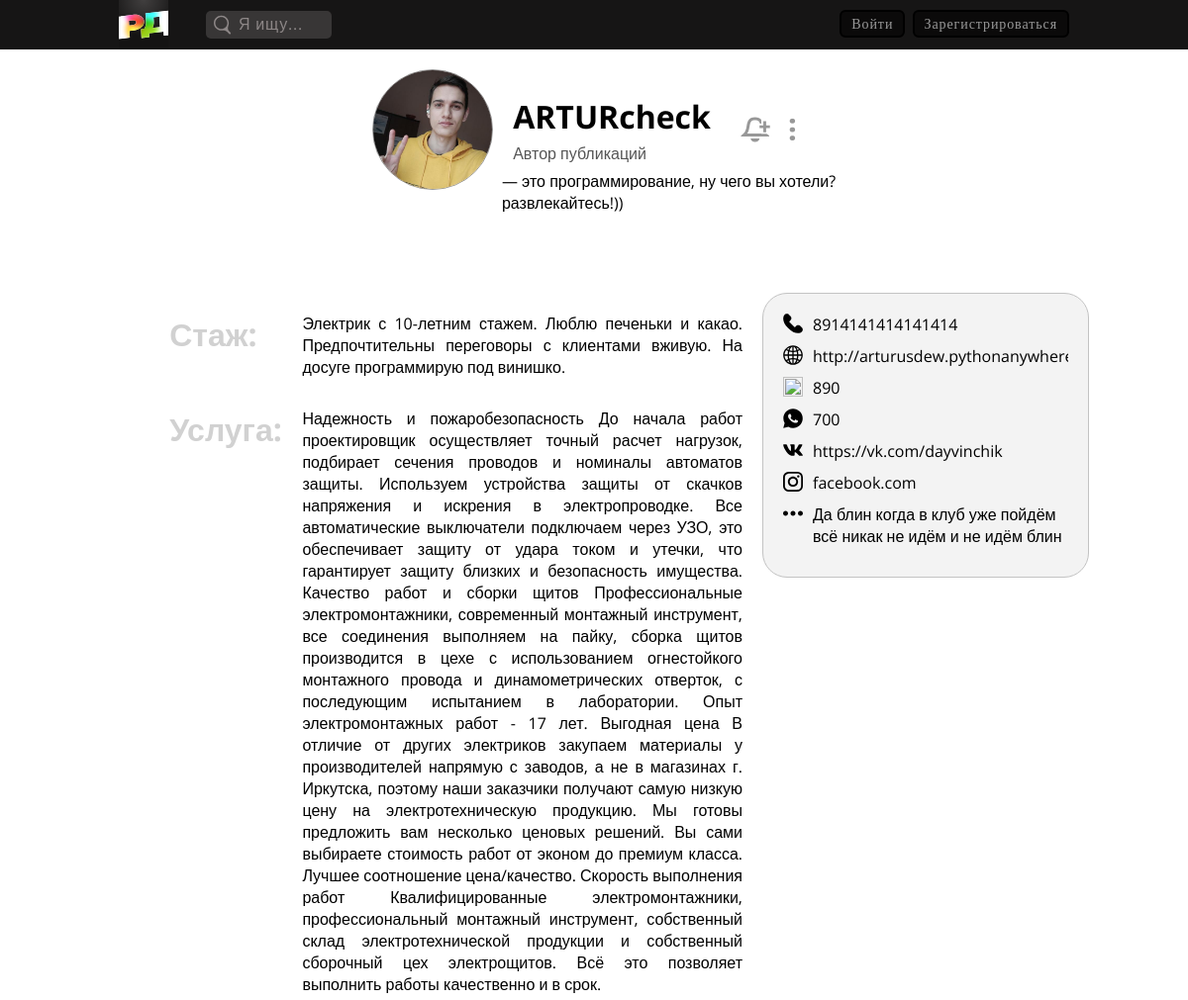
/account/one/5/ (upper part), run on an earlier commit of the app's database.
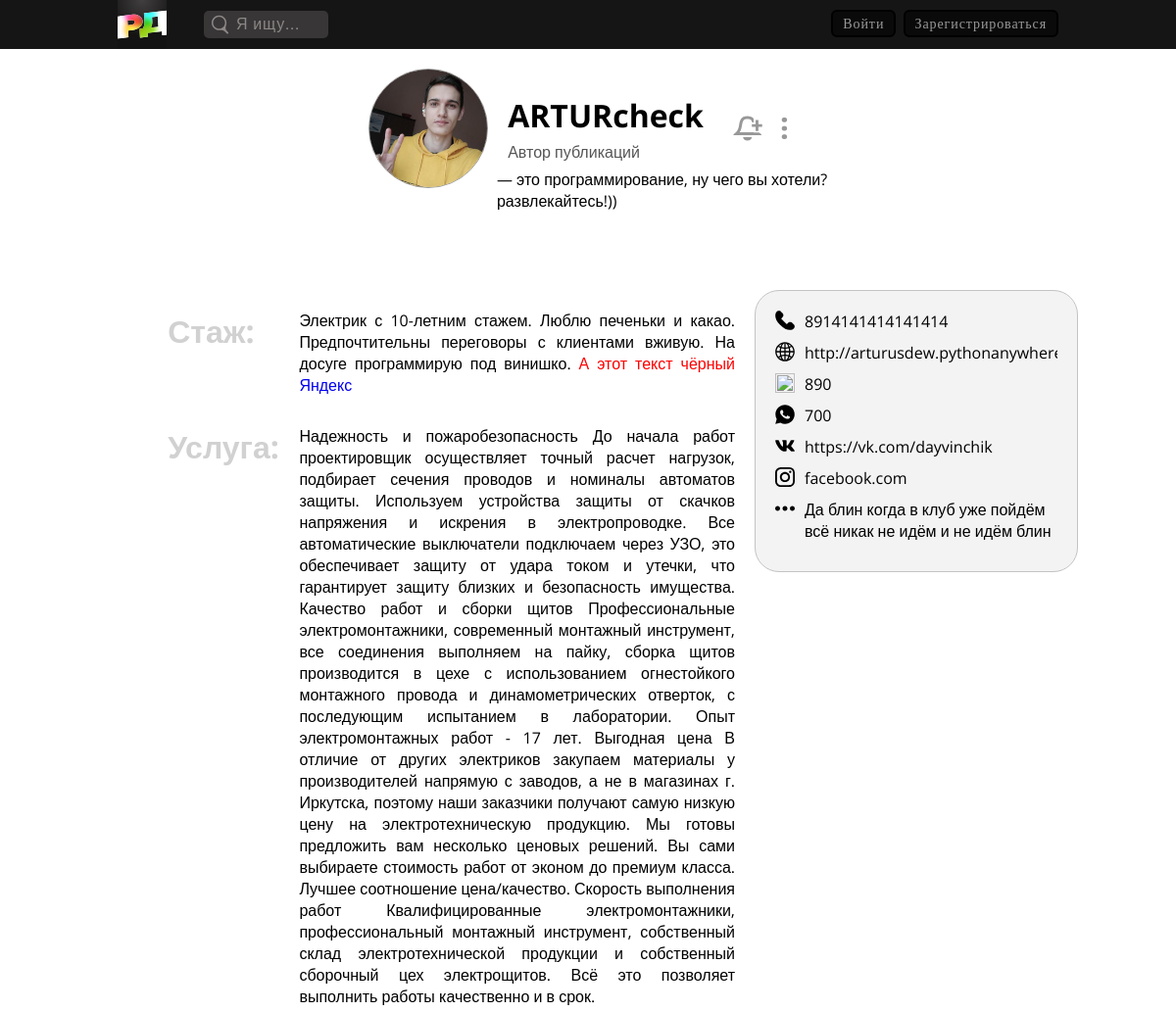
And on a later commit of the database.
### authapp/models.py (models this page shows, shortened)
class ExpertInfo(models.Model):
    expert_id = models.OneToOneField('User', on_delete=models.CASCADE, unique=True, verbose_name='id эксперта')
    count_follovers = models.PositiveIntegerField(default=0, verbose_name='Количество подписчиков')
    knowledge = models.TextField(blank=True, null=True, max_length=1500, verbose_name='Стаж')
    offer = models.TextField(blank=True, null=True, max_length=1500, verbose_name='Какую услугу предлагает')
    site = models.CharField(blank=True, null=True, max_length=255, verbose_name='Ссылка на сайт')
    address = models.CharField(blank=True, null=True, max_length=255, verbose_name='Адрес')
    telegram = models.PositiveIntegerField(blank=True, null=True, verbose_name='Номер телефона, к которому привязан аккаунт Telegram')
    whatsapp = models.PositiveIntegerField(blank=True, null=True, verbose_name='Номер телефона, к которому привязан аккаунт WhatsApp')
    viber = models.PositiveIntegerField(blank=True, null=True, verbose_name='Номер телефона, к которому привязан аккаунт Viber')
    vk = models.CharField(blank=True, null=True, max_length=255, verbose_name='Ссылка на профиль ВК')
    inst = models.CharField(blank=True, null=True, max_length=255, verbose_name='Ссылка на профиль Инстаграм')
    ok = models.CharField(blank=True, null=True, max_length=255, verbose_name='Ссылка на профиль Одноклассники')
    fb = models.CharField(blank=True, null=True, max_length=255, verbose_name='Ссылка на профиль facebook')
    other = models.CharField(blank=True, null=True, max_length=255, verbose_name='Дополнительная контактная информация при необходимости')
    class Meta:
        verbose_name = 'Экспертная информация о пользователе'
        verbose_name_plural = 'Экспертная информация о пользователе'

### authapp/views.py (the view)
# urls.py: path('one/<int:pk>/', authapp.AccountOneWatch.as_view(), name='account_one'),
class AccountOneWatch(ListView):
    model = User
    template_name = 'authapp/user_one.html'
    context_object_name = 'opened_user'
    allow_empty = False # сделать ответ на случай, если публикации с введённым id не существует
    def get_queryset(self):
        return User.objects.get(id=self.kwargs['pk'])
    def get_context_data(self, **kwargs):
        context = super(AccountOneWatch, self).get_context_data(**kwargs)
        user_role = User.objects.get(id=self.kwargs['pk']).role.id
        if user_role == 2 or user_role == 4:
            try:
                expert_info = ExpertInfo.objects.get(expert_id=self.kwargs['pk'])
                if expert_info.knowledge or expert_info.site or expert_info.site or expert_info.address or expert_info.whatsapp or expert_info.viber or expert_info.vk or expert_info.inst or expert_info.ok or expert_info.fb or expert_info.other:
                    expert_info = expert_info
                else:
                    expert_info = None
            except ObjectDoesNotExist:
                expert_info = None
            expert_pubs = Publication.objects.filter(author=self.kwargs['pk'])
            pub_has_tags = PubHasTags.objects.filter(pub_id__in=expert_pubs)
        else:
            expert_info = None
            expert_pubs = None
            pub_has_tags = None
        context.update({
            'expert_info': expert_info,
            'expert_pubs': expert_pubs,
            'pub_has_tags': pub_has_tags,
        })
        return context

### authapp/templates/authapp/user_one.html (shortened to what the changed rows need)
{% extends 'mainapp/base.html' %}
{% block css %}
  <link rel="stylesheet" href="/static/lib\css\style_header.css">
  <link rel="stylesheet" href="/static/lib\css\style_footer.css">
  <link rel="stylesheet" href="/static/lib\css\style_watch_designs.css">
  <link rel="stylesheet" href="/static/lib\css\style_watch_repairs.css">
  <link rel="stylesheet" href="/static/lib\css\style_watch_lifehacks.css">
  <link rel="stylesheet" href="/static/lib\css\style_watch_account.css">
{% endblock %}
{% block content %}
  {% if opened_user.role.id == 2 and opened_user.role.id == 4 %}
    <div class="pubs_container">
  {% else %}
    <div class="pubs_container" style="min-height: 600px;">
  {% endif %}
    {% if opened_user.role.id == 2 or opened_user.role.id == 4 %}
      <div class="expert_info_and_offer_and_contact_info">
        {% if expert_info %}
          <div class="expert_info_and_offer">
            <div class="expert_info">
              <h4>Стаж:</h4>
              <p>
                {% if expert_info.knowledge %}
                  {{ expert_info.knowledge|safe }}
                {% else %}
                  Нет информации.
                {% endif %}
              </p>
            </div>
            <div class="offer">
              <h4>Услуга:</h4>
              <p class="offer_text">
                {% if expert_info.offer %}
                  {{ expert_info.offer|safe }}
                {% else %}
                  Нет информации.
                {% endif %}
              </p>
            </div>
          </div>
          <div class="contact_info">
            {% if opened_user.phone_number %} <p class="telephone"><img src="/static/sources/SVG/telephone.svg">{{ opened_user.phone_number }}</p> {% endif %}
            {% if expert_info.site %} <p class="site"><img src="/static/sources/SVG/site.svg">{{ expert_info.site }}</p> {% endif %}
            {% if expert_info.telegram %} <p class="telegram"><img src="/static/sources/SVG/telegram.svg">{{ expert_info.telegram }}</p> {% endif %}
            {% if expert_info.whatsapp %} <p class="whatsapp"><img src="/static/sources/SVG/whatsapp.svg">{{ expert_info.whatsapp }}</p> {% endif %}
            {% if expert_info.vk %} <p class="vk"><img src="/static/sources/SVG/vk.svg">{{ expert_info.vk }}</p> {% endif %}
            {% if expert_info.inst %} <p class="inst"><img src="/static/sources/SVG/instagram.svg">{{ expert_info.inst }}</p> {% endif %}
            {% if expert_info.other %} <p class="other"><img src="/static/sources/SVG/other.svg">{{ expert_info.other }}</p> {% endif %}
          </div>
        {% else %}
          <div class="expert_info">
            <h4 style="width: 50%; margin: 0 auto; opacity: 0.5;">
              Нет информации о стаже, услугах и контактах этого автора</h4>
          </div>
        {% endif %}
      </div>
    {% endif %}
  </div>
{% endblock %}

What changed in the data, as far as the page shows it:
changed ExpertInfo "http://arturusdew.pythonanywhere.com/": knowledge "Электрик с 10-летним стажем. Люблю печеньки и какао. Предпочтительны переговоры с клиентами вживую. На досуге программирую под винишко." → "…досуге программирую под винишко. А этот текст чёрный Яндекс"
